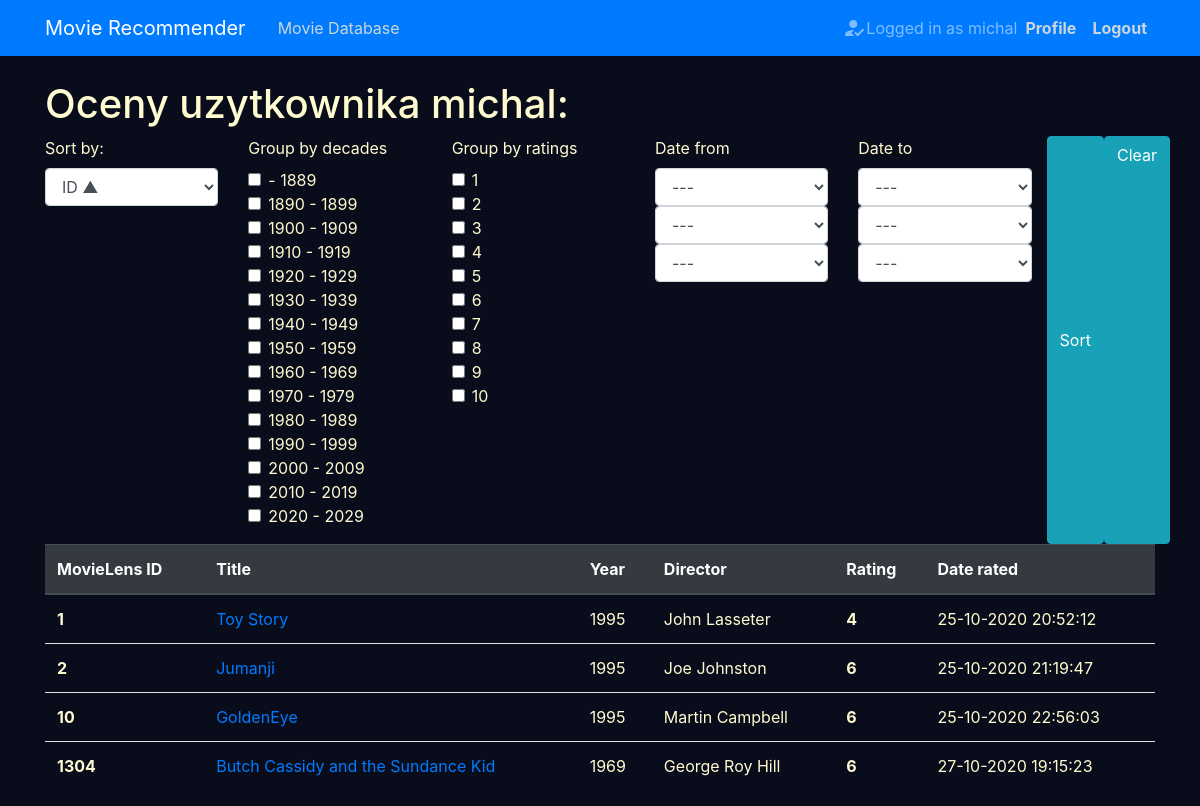
The app's page /profile/ (signed in), older data.
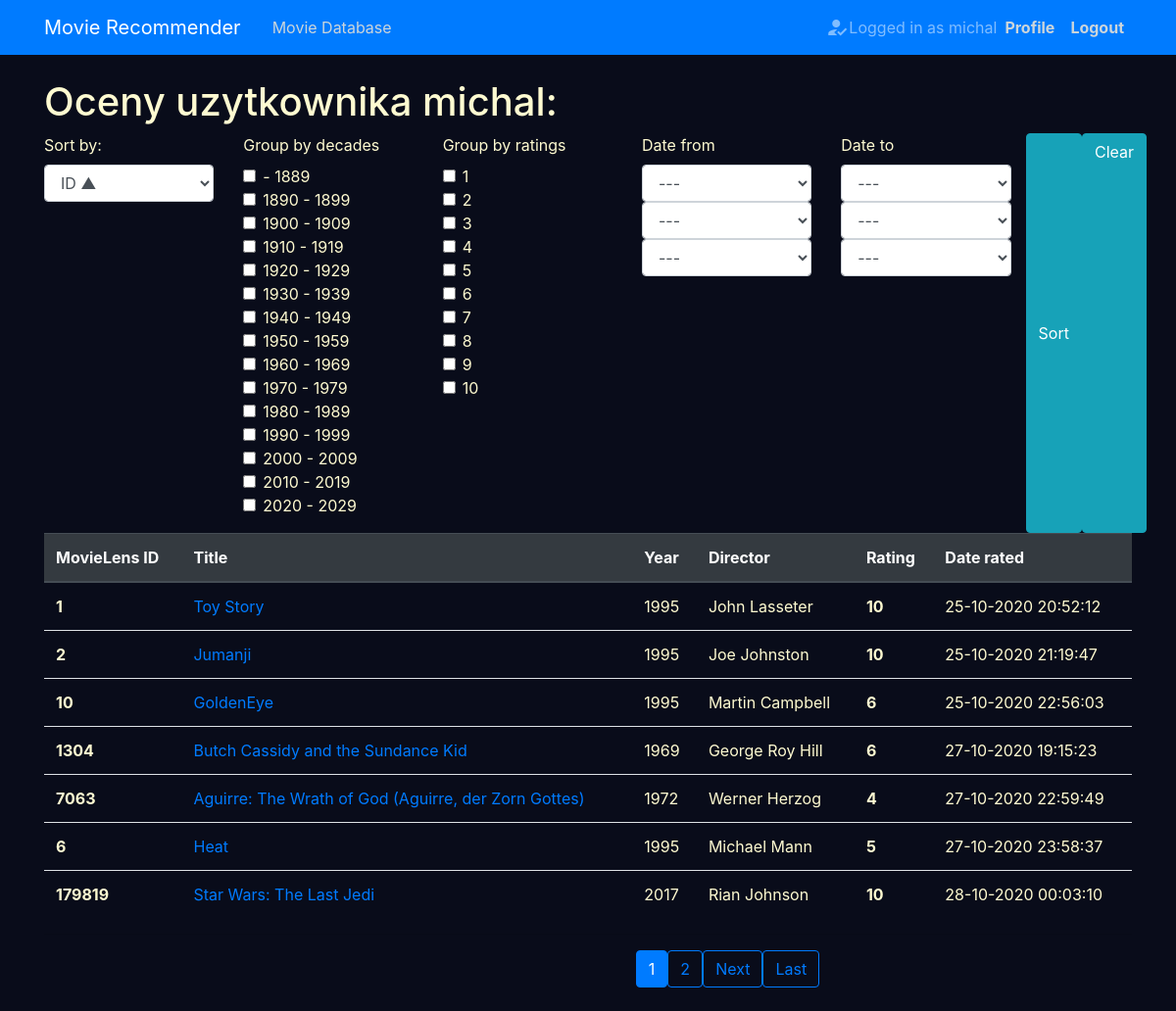
The same page, newer data.
### recommender/models.py (models this page shows, shortened)
class Rating(models.Model):
    movie = models.ForeignKey(Movie, on_delete=models.CASCADE)
    who_rated = models.ForeignKey(User, on_delete=models.CASCADE)
    value = models.PositiveSmallIntegerField(validators=[MinValueValidator(1), MaxValueValidator(10)])
    date_rated = models.DateTimeField(default=timezone.now)
    class Meta:
        constraints = [models.UniqueConstraint(fields=['movie', 'who_rated'], name='No multiple ratings')]
    def __str__(self):
        return f'user_{self.who_rated.pk}_movie_{self.movie}_value_{self.value}'

class Movie(models.Model):
    movielens_id = models.IntegerField()
    imdb_id = models.IntegerField()
    tmdb_id = models.IntegerField()
    title = models.CharField(max_length=200)
    year_released = models.IntegerField()
    director = models.CharField(max_length=100)
    genres = models.ManyToManyField(Genre)
    actors = models.ManyToManyField(Actor)
    def __str__(self):
        return f'MovieLens_id_{self.movielens_id}_Movie_id_{self.id}_{self.title}'

### recommender/views.py (the view, shortened to what this page needs)
# urls.py: path('profile/', RatingListView.as_view(), name='profile'),
class RatingListView(LoginRequiredMixin, ListView):
    model = Movie
    template_name = 'recommender/profile.html'
    context_object_name = 'ratings'
    paginate_by = 7
    def get_queryset(self):
        print(f'\n{self.request}\n')
        queryset = self.request.user.rating_set.all()
        self.form = MovieRatingSortGroupForm(self.request.GET)
        if self.form.is_valid():
            decades_grouping = self.form.cleaned_data['group_by_decades']
            ratings_grouping = self.form.cleaned_data['group_by_ratings']
            if decades_grouping:
                queryset = self.group_by_decade(queryset, decades_grouping)
            if ratings_grouping:
                queryset = self.group_by_rating(queryset, ratings_grouping)
            date_from_grouping = self.form.cleaned_data['date_from']
            date_to_grouping = self.form.cleaned_data['date_to']
            if date_from_grouping:
                if date_to_grouping:
                    queryset = queryset.filter(date_rated__range=[date_from_grouping, date_to_grouping+timedelta(days=1)])
                else:
                    queryset = queryset.filter(date_rated__gte=date_from_grouping)
            elif date_to_grouping:
                queryset = queryset.filter(date_rated__lte=date_to_grouping+timedelta(days=1))
            self.extra_context = self.form.cleaned_data
        ordering = self.form.cleaned_data['sort_by']
        if ordering:
            if 'value' in ordering or 'date_rated' in ordering:
                return queryset.order_by(ordering)
            else:
                if ordering.startswith('-'):
                    return queryset.order_by(f'-movie__{ordering[1:]}')
                else:
                    return queryset.order_by(f'movie__{ordering}')
        else:
            return queryset
    def get_context_data(self, *, object_list=None, **kwargs):
        context = super().get_context_data(**kwargs)
        context['form_sorting_grouping'] = self.form
        print(context)
        return context

### recommender/forms.py (shortened to what this page needs)
class MovieRatingSortGroupForm(forms.Form):
    def __init__(self, *args, **kwargs):
        super().__init__(*args, **kwargs)
        self.fields['sort_by'].label = 'Sort by:'
    SORTING_OPTIONS = SORTING_OPTIONS[:2] + SORTING_OPTIONS[6:] + (
    ('value', 'Rating \u25B2'),
    ('-value', 'Rating \u25BC'),
    ('date_rated', 'Date rated \u25B2'),
    ('-date_rated', 'Date rated \u25BC'))
    possible_ratings = [i for i in range(1, 11)]
    RATING_CHOICES = (tuple(zip(possible_ratings, possible_ratings)))
    sort_by = forms.ChoiceField(choices=SORTING_OPTIONS, required=False)
    group_by_ratings = forms.MultipleChoiceField(choices=RATING_CHOICES, widget=forms.CheckboxSelectMultiple, required=False)
    group_by_decades = forms.MultipleChoiceField(choices=DECADE_CHOICES, widget=forms.CheckboxSelectMultiple, required=False)
    date_from = forms.DateField(widget=forms.SelectDateWidget, required=False)
    date_to = forms.DateField(widget=forms.SelectDateWidget, required=False)
    def clean(self):
        cleaned_data = super().clean()
        date_from = cleaned_data.get('date_from')
        date_to = cleaned_data.get('date_to')

### recommender/templates/recommender/profile.html (shortened to what this page needs)
{% extends 'recommender/base.html' %}
{% load crispy_forms_tags %}
{% block content %}
    <h1>Oceny uzytkownika {{user.username}}:</h1>
    <div class="row">
        <div class="col">
            <form method="get">
            {{form_sorting_grouping.sort_by|as_crispy_field}}
        </div>
        <div class="col">
            {{form_sorting_grouping.group_by_decades|as_crispy_field }}
        </div>
        <div class="col">
            {{form_sorting_grouping.group_by_ratings|as_crispy_field }}
        </div>
        <div class="col">
            {{form_sorting_grouping.date_from|as_crispy_field }}
        </div>
        <div class="col">
            {{form_sorting_grouping.date_to|as_crispy_field }}
        </div>
              <button class="btn btn-info" type="submit">Sort</button>
                <a class="btn btn-info" href="{%url 'profile'%}">Clear</a>
        </div>
    <table class="table table-hover">
      <thead class="thead-dark">
        <tr>
          <th scope="col">MovieLens ID</th>
          <th scope="col">Title</th>
          <th scope="col">Year</th>
          <th scope="col">Director</th>
          <th scope="col">Rating</th>
          <th scope="col">Date rated</th>
        </tr>
      </thead>
      <tbody>
        {% for rating in ratings %}
        <tr class="table-row">
            <th scope="row">{{rating.movie.movielens_id}}</th>
            <td><a href="{% url 'movie_detail' rating.movie.id %}">{{rating.movie.title}}</a></td>
            <td>{{rating.movie.year_released}}</td>
            <td>{{rating.movie.director}}</td>
            <td class="font-weight-bold">{{rating.value}}</td>
            <td> {{rating.date_rated | date:"d-m-Y H:i:s" }}</td>
        </tr>
        {% endfor %}
      </tbody>
    </table>
    {% include 'recommender/pagination.html' %}
{% endblock content %}

### recommender/templates/recommender/base.html (shortened to what this page needs)
 {% load static %}
<!DOCTYPE html>
<html lang="en" xmlns="http://www.w3.org/1999/html">
<head>
    <link rel="stylesheet" href="https://stackpath.bootstrapcdn.com/bootstrap/4.5.2/css/bootstrap.min.css">
    <link rel="stylesheet" href="https://cdnjs.cloudflare.com/ajax/libs/font-awesome/4.7.0/css/font-awesome.min.css">
    <link rel="stylesheet" type="text/css" href="{%static 'recommender/main.css'%}">
</head>
<body>
     <header class="site-header">
      <nav class="navbar navbar-expand-md navbar-dark bg-primary fixed-top">
        <div class="container">
          <a class="navbar-brand mr-4" href="{%url 'homepage'%}">Movie Recommender</a>
          <div class="collapse navbar-collapse" id="navbarToggle">
            <div class="navbar-nav mr-auto">
              <a class="nav-item nav-link" href="{%url 'all_movies'%}">Movie Database</a>
            </div>
            <div class="navbar-nav">
               {% if user.is_authenticated %}
                <span class="navbar-text material-icons">how_to_reg</span>
                   <span class="navbar-text">Logged in as {{user.username}}</span>
                   <strong><a class="nav-item nav-link" href="{%url 'profile'%}">Profile</a></strong>
                   <strong><a class="nav-item nav-link" href="{%url 'logout'%}">Logout</a></strong>
                {% else %}
                  <a class="nav-item nav-link" href="{%url 'login'%}">Login</a>
                  <a class="nav-item nav-link" href="{%url 'register'%}">Register</a>
                {% endif %}
            </div>
          </div>
        </div>
      </nav>
    </header>
   <main role="main" class="container">
      <div class="row">
        <div class="col">
         {% block content %}{% endblock %}
        </div>
      </div>
    </main>
</body>
</html>

### recommender/templates/recommender/pagination.html (shortened to what this page needs)
{% if is_paginated %}
<hr/>
<div class="row">
<div class="col-3"></div>
<div class="col-9 d-flex justify-content-center">
    {% for num in page_obj.paginator.page_range %}
        {% if page_obj.number == num %}
            <a class="btn btn-primary mb-4" href="?sort_by={{sort_by}}&date_from_month={{date_from.month}}&date_from_day={{date_from.day}}&date_from_year={{date_from.year}}&date_to_month={{date_to.month}}&date_to_day={{date_to.day}}&date_to_year={{date_to.year}}&page={{num}}">{{num}}</a>
        {% elif  num > page_obj.number|add:'-5' and num < page_obj.number|add:'5' %}
            <a class="btn btn-outline-primary mb-4" href="?sort_by={{sort_by}}&date_from_month={{date_from.month}}&date_from_day={{date_from.day}}&date_from_year={{date_from.year}}&date_to_month={{date_to.month}}&date_to_day={{date_to.day}}&date_to_year={{date_to.year}}&page={{ num }}">{{num}}</a>
        {% endif %}
    {% endfor %}
    {% if page_obj.has_next %}
        <a class="btn btn-outline-primary mb-4" href="?sort_by={{sort_by}}&date_from_month={{date_from.month}}&date_from_day={{date_from.day}}&date_from_year={{date_from.year}}&date_to_month={{date_to.month}}&date_to_day={{date_to.day}}&date_to_year={{date_to.year}}&page={{ page_obj.next_page_number }}">Next</a>
        <a class="btn btn-outline-primary mb-4" href="?sort_by={{sort_by}}&date_from_month={{date_from.month}}&date_from_day={{date_from.day}}&date_from_year={{date_from.year}}&date_to_month={{date_to.month}}&date_to_day={{date_to.day}}&date_to_year={{date_to.year}}&page={{ page_obj.paginator.num_pages }}">Last</a>
    {% endif %}
    </div>
   </div>
{% endif %}

### recommender/static/recommender/main.css (style rules this page uses)
body { background: #090c1a; color: #fffbd1; margin-top: 5rem; }
.site-header .navbar-nav .nav-item { color: #cbd5db; }
.table { color: #fffbd1; }

Row changes from the older to the newer data that the page shows:
changed Rating "Toy Story": value "4" → "10"
changed Rating "Jumanji": value "6" → "10"
added Rating: movie.movielens_id "7063", movie "Aguirre: The Wrath of God (Aguirre, der Zorn Gottes)", movie.year_released "1972", movie.director "Werner Herzog", value "4", date_rated "27-10-2020 22:59:49"
added Rating: movie.movielens_id "6", movie "Heat", movie.year_released "1995", movie.director "Michael Mann", value "5", date_rated "27-10-2020 23:58:37"
added Rating: movie.movielens_id "179819", movie "Star Wars: The Last Jedi", movie.year_released "2017", movie.director "Rian Johnson", value "10", date_rated "28-10-2020 00:03:10"
Text that changed along with them:
new list line: "1"
new list line: "2"
text now shown: "Next Last"
